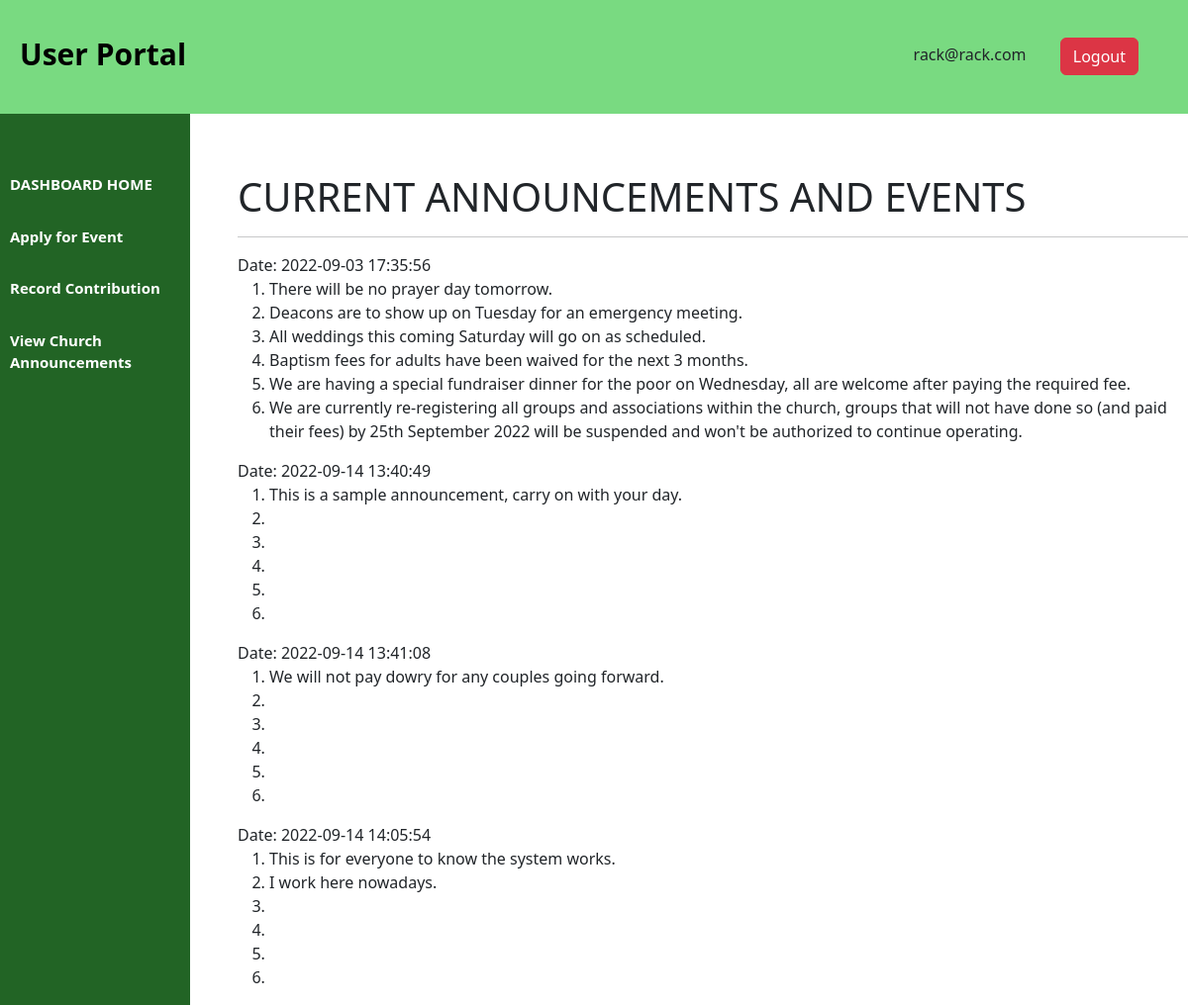
/user_announcement.php (signed in), run on the app's committed database.
### tables this page shows
CREATE TABLE `announcements` (
  `ID` int(255) NOT NULL,
  `announcement` varchar(1000) NOT NULL,
  `announce_2` varchar(1000) NOT NULL,
  `announce_3` varchar(1000) NOT NULL,
  `announce_4` varchar(1000) NOT NULL,
  `announce_5` varchar(1000) NOT NULL,
  `announce_6` varchar(1000) NOT NULL,
  `date` datetime NOT NULL DEFAULT current_timestamp()
);

### user_announcement.php (the view, shortened to what this page needs)
<?php
    $data = mysqli_connect("localhost","root","","church_system");
    $sql = "SELECT * FROM announcements";
    $result = mysqli_query($data, $sql);
?>
<!DOCTYPE html>
<html lang="en">
<head>
    <link rel="stylesheet" href="dash.css">
<link href="https://cdn.jsdelivr.net/npm/bootstrap@5.2.0/dist/css/bootstrap.min.css" rel="stylesheet">
</head>
<header class="uheader">
	<a id="usr">User Portal</a>
	<div class="logout">
    <a style="margin-right: 30px;"><?php echo ($_SESSION['email']) ?> </a>
    <a href="logout.php" class="btn btn-danger">Logout</a>
	</div>
</header>
<body>
    <?php include "userheader.php"; ?>
    <div class="content">
        <body>
    <h1 id="announce">CURRENT ANNOUNCEMENTS AND EVENTS</h1>
    <hr>
    <div class="notices">
    <p1>
        <?php
            while($aquire=$result->fetch_assoc())
            {
        ?>
        <p5>Date: <?php echo "{$aquire['date']}"; ?> </p5>
        <ol>
            <li> <?php echo "{$aquire['announcement']}"; ?> </li>
            <li> <?php echo "{$aquire['announce_2']}"; ?> </li>
            <li> <?php echo "{$aquire['announce_3']}"; ?> </li>
            <li> <?php echo "{$aquire['announce_4']}"; ?> </li>
            <li> <?php echo "{$aquire['announce_5']}"; ?> </li>
            <li> <?php echo "{$aquire['announce_6']}"; ?> </li>
        </ol>
        <?php } ?>
    </p1>
    </div>
</body>

### dash.css (style rules this page uses)
.uheader { background-color: rgb(121, 218, 129); line-height: 70px; padding-left: 30px; padding: 20px; margin: 0; }
.logout { float: right; padding-right: 30px; }
a,a:hover { text-decoration: none!important; }
.content { margin-left: 20%; margin-top: 5%; }
#usr { font-weight: bold; font-size: 30px; color: black; }

### data on the page
announcements: date "2022-09-03 17:35:56", announcement "There will be no prayer day tomorrow.", announce_2 "Deacons are to show up on Tuesday for an emergency meeting.", announce_3 "All weddings this coming Saturday will go on as scheduled.", announce_4 "Baptism fees for adults have been waived for the next 3 months.", announce_5 "We are having a special fundraiser dinner for the poor on Wednesday, all are welcome after paying the required fee.", announce_6 "We are currently re-registering all groups and associations within the church, groups that will not have done so (and paid their fees) by 25th September 2022 will be suspended and won't be authorized to continue operating."
announcements: date "2022-09-14 13:40:49", announcement "This is a sample announcement, carry on with your day."
announcements: date "2022-09-14 13:41:08", announcement "We will not pay dowry for any couples going forward."
announcements: date "2022-09-14 14:05:54", announcement "This is for everyone to know the system works.", announce_2 "I work here nowadays."

### other printed values
$_SESSION['email'] "rack@rack.com"
